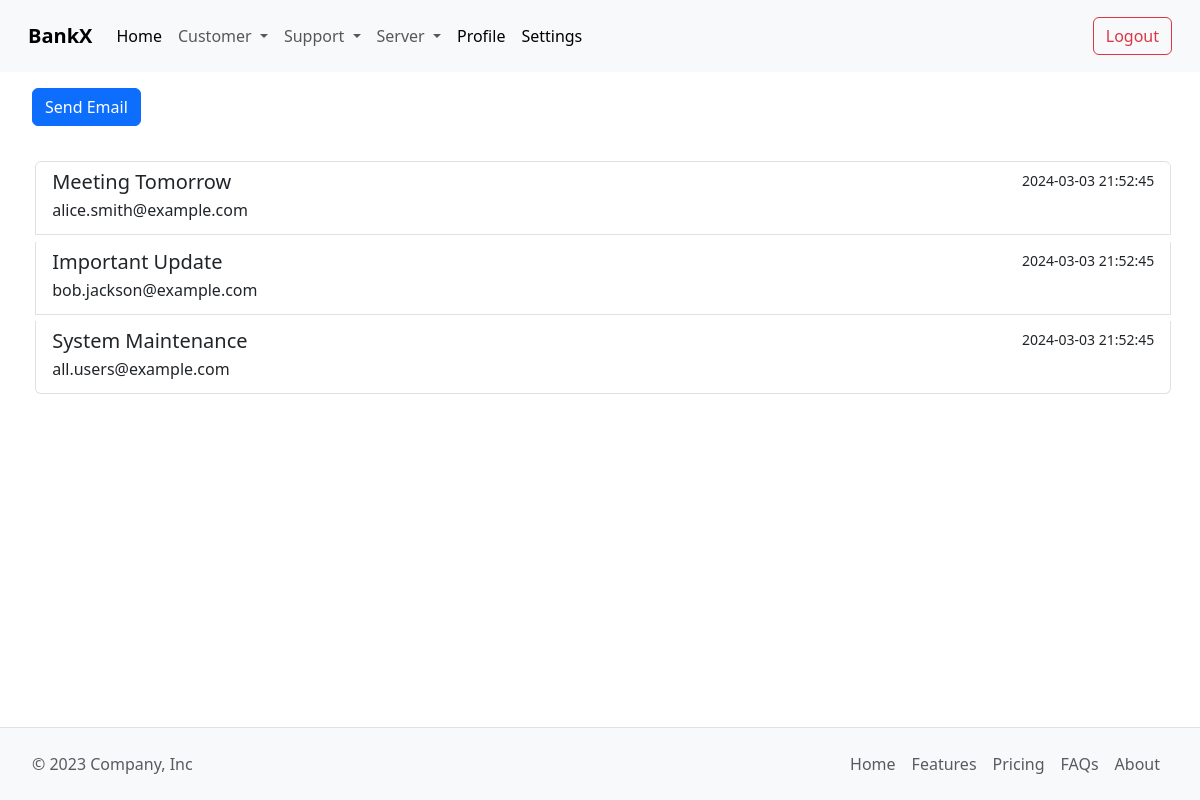
Screenshot of /Admin/system_email_view.php (signed in) with the database file from the repository.
### tables this page shows
CREATE TABLE `AdminEmail` (
    `EmailID` INT PRIMARY KEY AUTO_INCREMENT,
    `EmailUser` VARCHAR(255) NOT NULL,
    `EmailSender` VARCHAR(255) NOT NULL,
    `EmailReciver` VARCHAR(255) NOT NULL,
    `EmailTitle` VARCHAR(255) NOT NULL,
    `EmailMessage` VARCHAR(1000) NOT NULL,
    `EmailTime` TIMESTAMP DEFAULT CURRENT_TIMESTAMP
);

### src/Admin/system_email_view.php (the view)
<?php
include("include/header.php");
require_once("../Modules/config.php");
$query = "SELECT * FROM `AdminEmail`";
$stmt = $conn->query($query);
?>
<div style="padding-left: 2rem; padding-top: 1rem;">
    <a class="btn btn-primary" href="system_email.php" role="button">Send Email</a>
</div>
<div class="list-group" style="padding-top: 2rem; padding-left: 2rem; padding-right: 2rem;">
    <?php
    while($row = $stmt->fetch(PDO::FETCH_ASSOC)) {
    ?>
        <a href="system_email_display.php?id=<?php echo $row['EmailID']; ?>" class="list-group-item list-group-item-action" style="margin: 0.2rem;" aria-current="true">
            <div class="d-flex w-100 justify-content-between">
                <h5 class="mb-1"><?php echo $row['EmailTitle']; ?></h5>
                <small><?php echo $row['EmailTime']; ?></small>
            </div>
            <p class="mb-1"><?php echo $row['EmailReciver']; ?></p>
        </a>
    <?php
    }
    ?>
</div>
<?php
include("include/footer.php");
?>

### rows the page displays
adminemail: EmailTitle "Meeting Tomorrow", EmailTime "2024-03-03 21:52:45", EmailReciver "alice.smith@example.com"
adminemail: EmailTitle "Important Update", EmailTime "2024-03-03 21:52:45", EmailReciver "bob.jackson@example.com"
adminemail: EmailTitle "System Maintenance", EmailTime "2024-03-03 21:52:45", EmailReciver "all.users@example.com"
